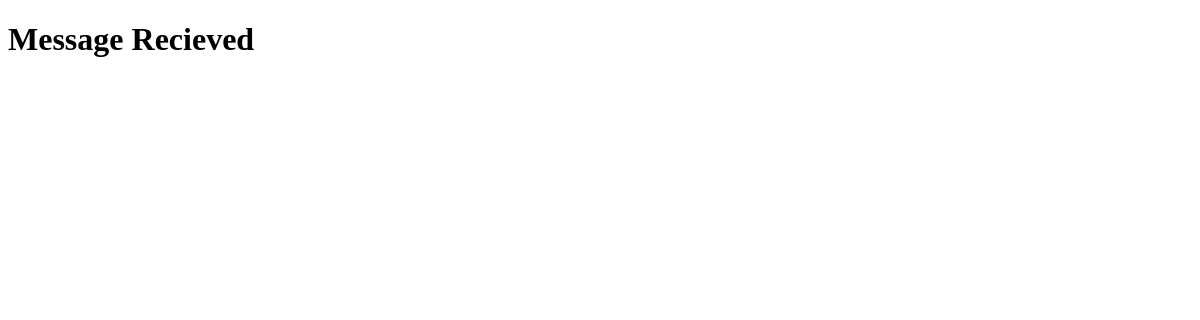
The app's page /details/, older data.
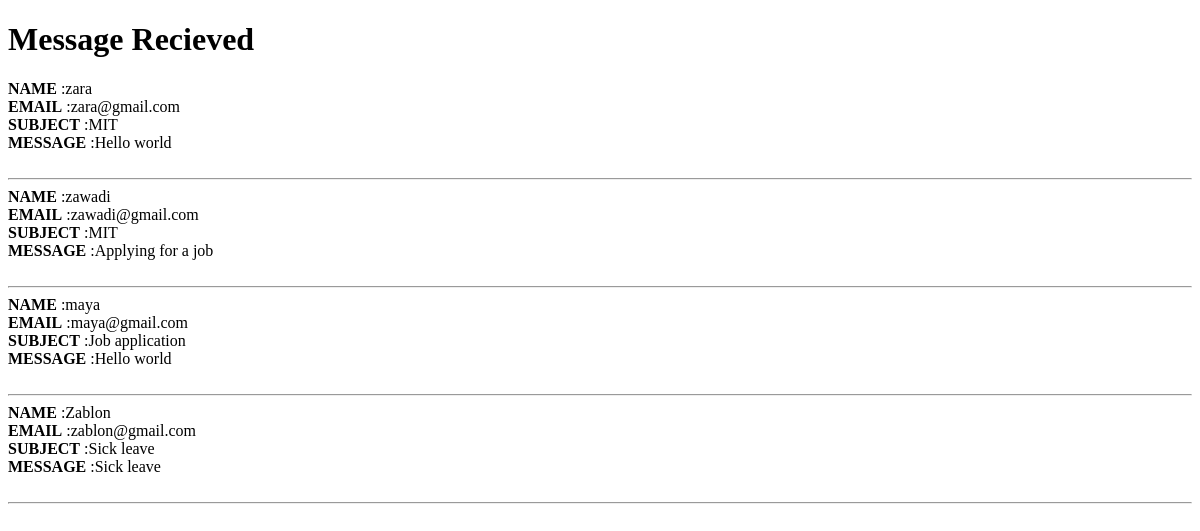
The same page, newer data.
### buzzapp/models.py (models this page shows, shortened)
class Contact(models.Model):
    name = models.CharField(max_length=100)
    email = models.EmailField()
    subject = models.CharField(max_length=100)
    message = models.TextField()

### buzzapp/views.py (the view)
# urls.py: path('details/', views.detail, name = 'detail'),
def detail(request):
    details = Contact.objects.all()
    return render(request,'details.html',{'details':details})

### templates/details.html (shortened to what this page needs)
<!doctype html>
<html lang="en">
<head>
</head>
<body>
<h1>Message Recieved</h1>
<div>
    {% for Contact in details %}
   <b>NAME</b>    :{{ Contact.name }}<br>
   <b>EMAIL</b>   :{{ Contact.email }}<br>
   <b>SUBJECT</b> :{{ Contact.subject }}<br>
   <b>MESSAGE</b> :{{ Contact.message }}<br><br>
    <hr>
   {% endfor %}
</div>
</body>
</html>

Row changes from the older to the newer data that the page shows:
added Contact: name "zara", email "zara@gmail.com", subject "MIT", message "Hello world"
added Contact: name "zawadi", email "zawadi@gmail.com", subject "MIT", message "Applying for a job"
added Contact: name "maya", email "maya@gmail.com", subject "Job application", message "Hello world"
added Contact: name "Zablon", email "zablon@gmail.com", subject "Sick leave", message "Sick leave"
